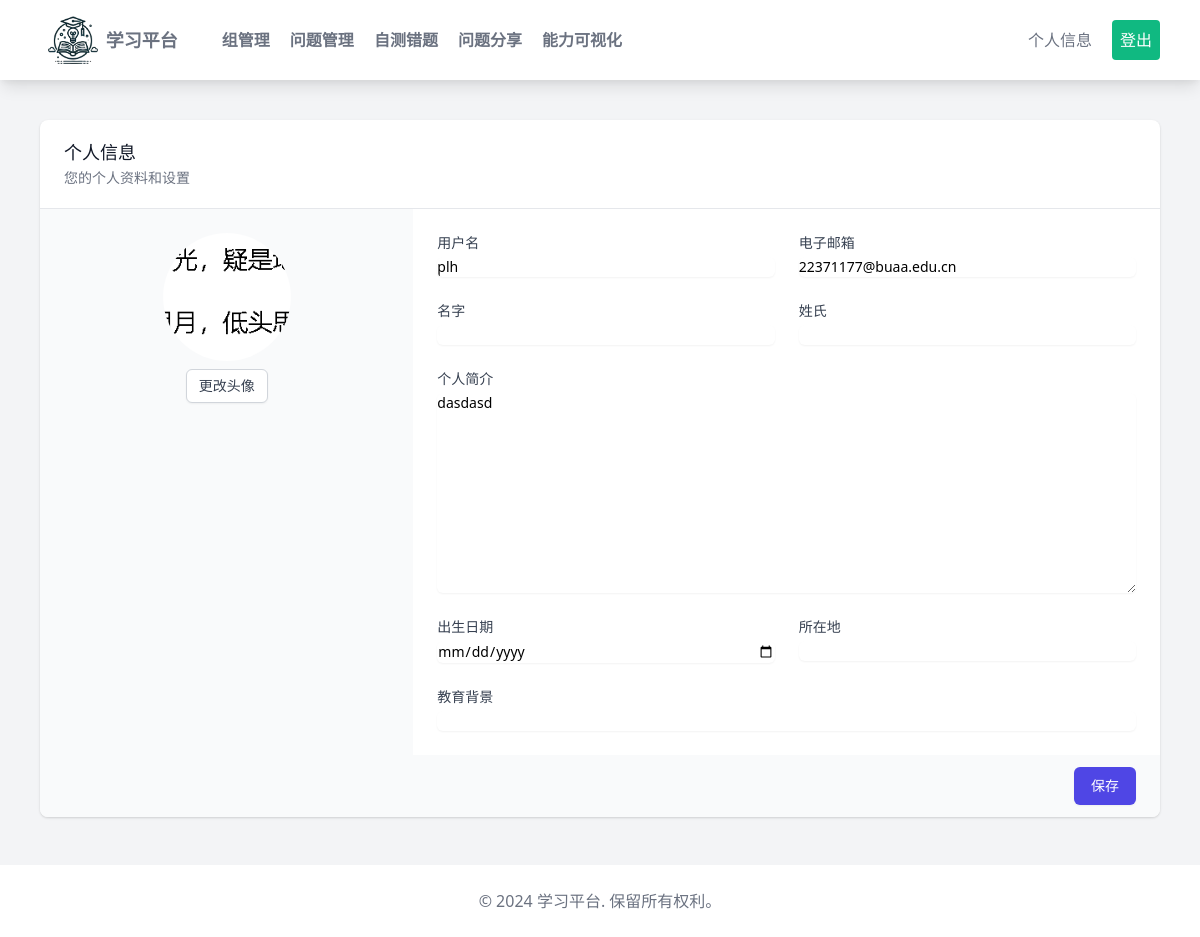
The app's page /user/profile/ (signed in) with its own data.
### user/models.py (models this page shows, shortened)
class User(AbstractUser):
    bio = models.TextField(max_length=500, blank=True)
    avatar = models.ImageField(upload_to='avatars/', null=True, blank=True)
    date_of_birth = models.DateField(null=True, blank=True)
    location = models.CharField(max_length=100, blank=True)
    education = models.CharField(max_length=100, blank=True)

### user/views.py (the view, shortened to what this page needs)
# urls.py: path('profile/', UserProfileUpdateView.as_view(), name='profile'),
class UserProfileUpdateView(LoginRequiredMixin, UpdateView):
    model = User
    form_class = UserProfileForm
    template_name = 'user/profile.html'
    success_url = reverse_lazy('profile')
    def get_object(self, queryset=None):
        return self.request.user

### user/forms.py
class UserProfileForm(forms.ModelForm):
    class Meta:
        model = User
        fields = ['username', 'email', 'first_name', 'last_name', 'avatar', 'bio', 'date_of_birth', 'location', 'education']
        widgets = {
            'date_of_birth': forms.DateInput(attrs={'type': 'date'}),
            'avatar': forms.FileInput(),
        }

### user/templates/user/profile.html (shortened to what this page needs)
{% extends 'basehome.html' %}
{% load widget_tweaks %}
{% load static %}
{% block content %}
<div class="bg-white shadow overflow-hidden sm:rounded-lg">
  <div class="px-4 py-5 sm:px-6">
    <h3 class="text-lg leading-6 font-medium text-gray-900">个人信息</h3>
    <p class="mt-1 max-w-2xl text-sm text-gray-500">您的个人资料和设置</p>
  </div>
  <div class="border-t border-gray-200">
    <form method="post" enctype="multipart/form-data" id="profile-form">
      <div class="md:flex">
        <div class="md:w-1/3 px-4 py-5 bg-gray-50 sm:p-6">
          <div class="text-center">
            <img id="avatar-preview" src="{% if user.avatar %}{{ user.avatar.url }}{% else %}{% static 'user/images/default.jpg' %}{% endif %}" alt="User avatar" class="mx-auto h-32 w-32 rounded-full object-cover">
            <label for="{{ form.avatar.id_for_label }}" class="mt-2 cursor-pointer inline-flex items-center px-3 py-2 border border-gray-300 shadow-sm text-sm leading-4 font-medium rounded-md text-gray-700 bg-white hover:bg-gray-50 focus:outline-none focus:ring-2 focus:ring-offset-2 focus:ring-indigo-500">
              更改头像
            </label>
          </div>
        </div>
        <div class="md:w-2/3 px-4 py-5 bg-white space-y-6 sm:p-6">
          <div class="grid grid-cols-6 gap-6">
            <div class="col-span-6 sm:col-span-3">
              <label for="{{ form.username.id_for_label }}" class="block text-sm font-medium text-gray-700">用户名</label>
              {{ form.username|add_class:"mt-1 focus:ring-indigo-500 focus:border-indigo-500 block w-full shadow-sm sm:text-sm border-gray-300 rounded-md" }}
            </div>
            <div class="col-span-6 sm:col-span-3">
              <label for="{{ form.email.id_for_label }}" class="block text-sm font-medium text-gray-700">电子邮箱</label>
              {{ form.email|add_class:"mt-1 focus:ring-indigo-500 focus:border-indigo-500 block w-full shadow-sm sm:text-sm border-gray-300 rounded-md" }}
            </div>
            <div class="col-span-6 sm:col-span-3">
              <label for="first_name" class="block text-sm font-medium text-gray-700">名字</label>
              {% render_field form.first_name class="mt-1 focus:ring-indigo-500 focus:border-indigo-500 block w-full shadow-sm sm:text-sm border-gray-300 rounded-md" %}
            </div>
            <div class="col-span-6 sm:col-span-3">
              <label for="last_name" class="block text-sm font-medium text-gray-700">姓氏</label>
              {% render_field form.last_name class="mt-1 focus:ring-indigo-500 focus:border-indigo-500 block w-full shadow-sm sm:text-sm border-gray-300 rounded-md" %}
            </div>
            <div class="col-span-6">
              <label for="bio" class="block text-sm font-medium text-gray-700">个人简介</label>
              {% render_field form.bio class="mt-1 focus:ring-indigo-500 focus:border-indigo-500 block w-full shadow-sm sm:text-sm border-gray-300 rounded-md" %}
            </div>
            <div class="col-span-6 sm:col-span-3">
              <label for="date_of_birth" class="block text-sm font-medium text-gray-700">出生日期</label>
              {% render_field form.date_of_birth class="mt-1 focus:ring-indigo-500 focus:border-indigo-500 block w-full shadow-sm sm:text-sm border-gray-300 rounded-md" type="date" %}
            </div>
            <div class="col-span-6 sm:col-span-3">
              <label for="location" class="block text-sm font-medium text-gray-700">所在地</label>
              {% render_field form.location class="mt-1 focus:ring-indigo-500 focus:border-indigo-500 block w-full shadow-sm sm:text-sm border-gray-300 rounded-md" %}
            </div>
            <div class="col-span-6">
              <label for="education" class="block text-sm font-medium text-gray-700">教育背景</label>
              {% render_field form.education class="mt-1 focus:ring-indigo-500 focus:border-indigo-500 block w-full shadow-sm sm:text-sm border-gray-300 rounded-md" %}
            </div>
          </div>
        </div>
      </div>
      <div class="px-4 py-3 bg-gray-50 text-right sm:px-6">
        <button type="submit" class="inline-flex justify-center py-2 px-4 border border-transparent shadow-sm text-sm font-medium rounded-md text-white bg-indigo-600 hover:bg-indigo-700 focus:outline-none focus:ring-2 focus:ring-offset-2 focus:ring-indigo-500">
          保存
        </button>
      </div>
    </form>
  </div>
</div>
{% endblock %}

### records on screen
User: avatar (picture), username "plh", email "22371177@buaa.edu.cn", bio "dasdasd"
